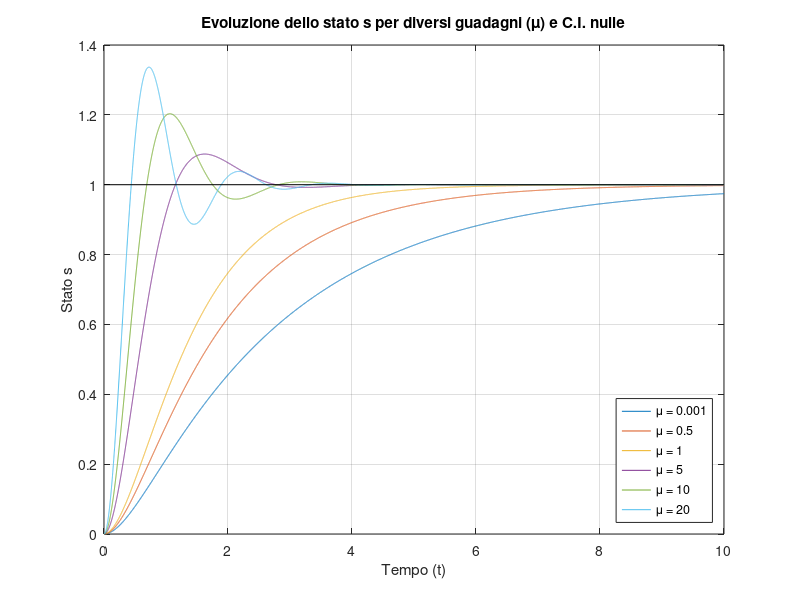
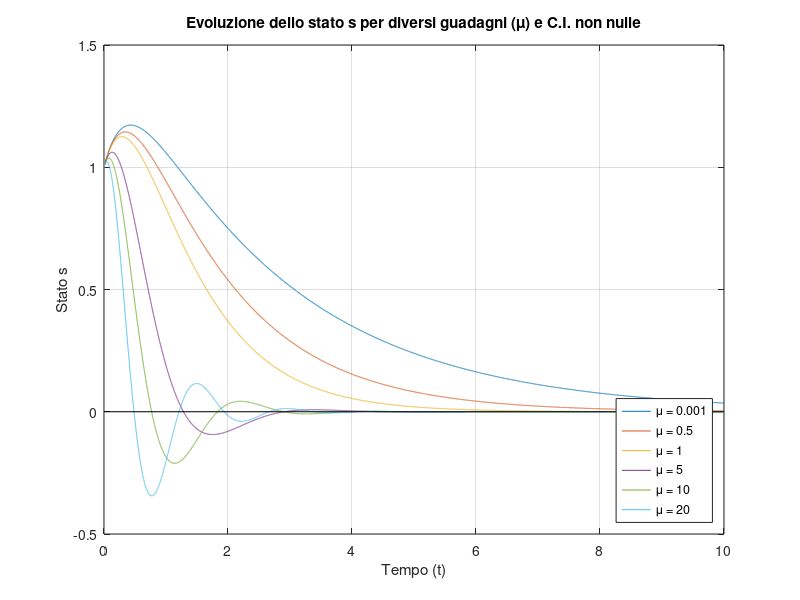
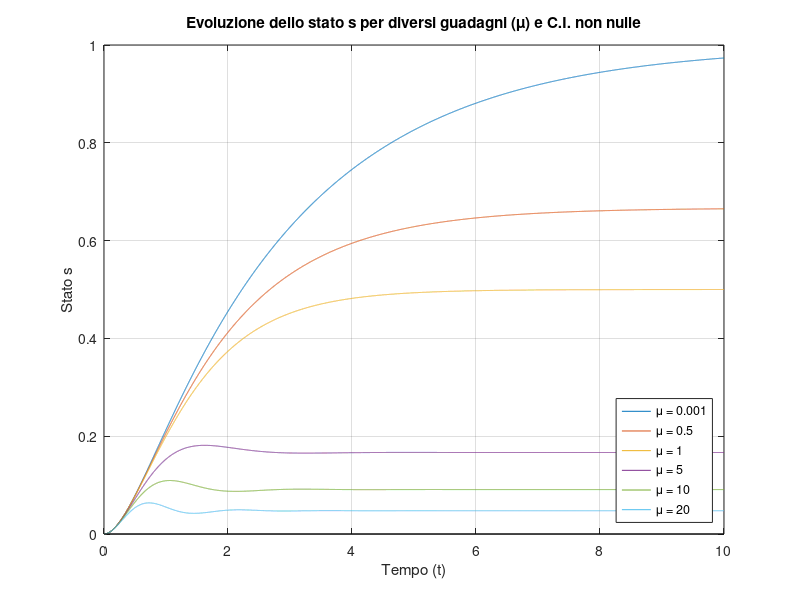
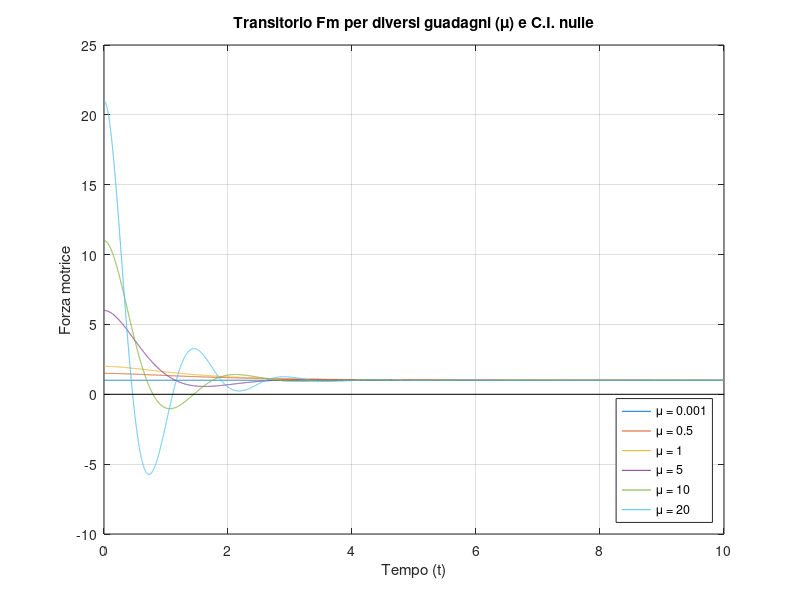

MATLAB code to generate these figures, in order:
function Esempio1_15()

  close all
  clear all
  clc
  % Si voglia implementare uno script che secondo l'esempio riporduca i grafici
  % della Figura 1.12, 1.13 (a e b) e 1.14

  %
  % Dati 1.12: Transitori della posizione del processo massa-molla nominale con
  % condizioni iniziali nulle sotto l'azione del controllore. Sono noti i valori
  % nominali Mbar, kbar e hbar (Esempio 1.14)
  %
  Mbar = 1; %Volore scelto di progetto
  hbar = 3; %Volore scelto di progetto
  kbar = 1; %Volore scelto di progetto
  sbar = 1; %Volore scelto di progetto
  dFe = 0; %Ipotesi in cui Fe = Febar
  s0 = 0; %Condizioni iniziali nulle
  s0dot = 0; %Condizioni iniziali nulle
  x0 = [s0 s0dot]; %Vettore condizioni iniziali
  dt = 0.001; %Definizione del tempo
  mus = [0.001 0.5 1 5 10 20]; % Valori di mu per fare il grafico

  % Figura 1.12
  t = 0:dt:10; %Vettore tempo
  risultatiControllore = zeros([length(t), length(mus)]);
  legends = {};
  for i = 1 : length(mus)
    [t,x] = ode45(@controlloreAnelloChiuso, t, [x0], Mbar, hbar, kbar, dFe, sbar, mus(i));
    risultatiControllore(:,i) = x(:,1);
    legends{i} = ['\mu = ' num2str(mus(i))];
  endfor

  figure(1)
  plot(t,risultatiControllore, [0 10], [1 1], 'k');
  grid;
  xlabel('Tempo (t)')
  ylabel('Stato s')
  title('Evoluzione dello stato s per diversi guadagni (\mu) e C.I. nulle')
  legend(legends,'Location','SouthEast');

  %
  % Dati 1.13a: Transitori della posizione del processo massa-molla nominale con
  % condizioni iniziali non nulle per s0 e s0dot sotto l'azione del controllore.
  %
  Mbar = 1; %Volore scelto di progetto
  hbar = 3; %Volore scelto di progetto
  kbar = 1; %Volore scelto di progetto
  sbar = 0; %Volore scelto di progetto
  dFe = 0; %Ipotesi in cui Fe = Febar
  dt = 0.001; %Definizione del tempo
  s0 = 1; %Condizioni iniziali non nulle
  s0dot = 1; %Condizioni iniziali non nulle
  x0 = [s0 s0dot]; %Vettore condizioni iniziali

  % Figura 1.13a
  t = 0:dt:10; %Vettore tempo
  mus = [0.001 0.5 1 5 10 20]; % Valori di mu per fare il grafico
  risultatiControllore = zeros([length(t), length(mus)]);
  legends = {};
  for i = 1 : length(mus)
    [t,x] = ode45(@controlloreAnelloChiuso, t, [x0], Mbar, hbar, kbar, dFe, sbar, mus(i));
    risultatiControllore(:,i) = x(:,1);
    legends{i} = ['\mu = ' num2str(mus(i))];
  endfor

  figure(2)
  plot(t,risultatiControllore, [0 10], [0 0], 'k');
  grid;
  xlabel('Tempo (t)')
  ylabel('Stato s')
  title('Evoluzione dello stato s per diversi guadagni (\mu) e C.I. non nulle')
  legend(legends,'Location','SouthEast');

  %
  % Dati 1.13b: Transitori della posizione del processo massa-molla nominale con
  % condizioni iniziali nulle per s0 e s0dot, Fe!=Febar sotto l'azione del controllore.
  %
  Mbar = 1; %Volore scelto di progetto
  hbar = 3; %Volore scelto di progetto
  kbar = 1; %Volore scelto di progetto
  sbar = 0; %Volore scelto di progetto
  dFe = 1; %Ipotesi in cui Fe = Febar
  dt = 0.001; %Definizione del tempo
  s0 = 0; %Condizioni iniziali non nulle
  s0dot = 0; %Condizioni iniziali non nulle
  x0 = [s0 s0dot]; %Vettore condizioni iniziali

  % Figura 1.13b
  t = 0:dt:10; %Vettore tempo
  mus = [0.001 0.5 1 5 10 20]; % Valori di mu per fare il grafico
  risultatiControllore = zeros([length(t), length(mus)]);
  legends = {};
  for i = 1 : length(mus)
    [t,x] = ode45(@controlloreAnelloChiuso, t, [x0], Mbar, hbar, kbar, dFe, sbar, mus(i));
    risultatiControllore(:,i) = x(:,1);
    legends{i} = ['\mu = ' num2str(mus(i))];
  endfor

  figure(3)
  plot(t,risultatiControllore, [0 10], [0 0], 'k');
  grid;
  xlabel('Tempo (t)')
  ylabel('Stato s')
  title('Evoluzione dello stato s per diversi guadagni (\mu) e C.I. non nulle')
  legend(legends,'Location','SouthEast');

  %
  % Dati 1.14: Transitori della forza motrice del processo massa-molla nominale con
  % condizioni iniziali nulle per s0 e s0dot sotto l'azione del controllore.
  % Dall'esempio 1.14 risulta che
  %   Fm = kbar * sbar + Febar + mu * e
  % dove e = sbar - s
  %
  Mbar = 1; %Volore scelto di progetto
  hbar = 3; %Volore scelto di progetto
  kbar = 1; %Volore scelto di progetto
  sbar = 1; %Volore scelto di progetto
  dFe = 0; %Ipotesi in cui Fe = Febar
  dt = 0.001; %Definizione del tempo
  s0 = 0; %Condizioni iniziali non nulle
  s0dot = 0; %Condizioni iniziali non nulle
  x0 = [s0 s0dot]; %Vettore condizioni iniziali

  % Figura 1.14
  t = 0:dt:10; %Vettore tempo
  mus = [0.001 0.5 1 5 10 20]; % Valori di mu per fare il grafico
  transitoriFm = zeros([length(t), length(mus)]);
  legends = {};
  for i = 1 : length(mus)
    [t,x] = ode45(@controlloreAnelloChiuso, t, [x0], Mbar, hbar, kbar, dFe, sbar, mus(i));
    s = x(:,1);
    transitoriFm(:,i) = kbar * sbar + dFe + mus(i) * (sbar - s);
    legends{i} = ['\mu = ' num2str(mus(i))];
  endfor

  figure(4)
  plot(t,transitoriFm, [0 10], [0 0], 'k');
  grid;
  xlabel('Tempo (t)')
  ylabel('Forza motrice')
  title('Transitorio Fm per diversi guadagni (\mu) e C.I. nulle')
  legend(legends,'Location','SouthEast');

endfunction

function [xp] = controlloreAnelloChiuso(t, x, M, h, k, dFe, s, mu)
  % Questa funzione implementa l'evoluzione di stato per l'esempio descritto.
  % Data l'equazione
  %   M * sddot(t) = -h * sdot(t) - (k+mu)*s(t) + (kbar + mu)*sbar - Fe + Febar
  % Si considera Febar - Fe = dFe (delta Fe). Inoltre si assume lo stato come
  %   x(t) = [ s(t)  sdot(t) ]
  % Pertanto l'evoluzione di stato sarà
  %   xdot(t) = [ sdot(t) ((-h/M)*sdot(t) - ((k+mu)/M)*s(t) + ((kbar + mu)/M)*sbar + dFe/M)]
  xp = [x(2) ...
        -(h/M) * x(2) - ((k + mu)/M * x(1)) + ((k + mu)/M) * s + dFe/M];
endfunction

